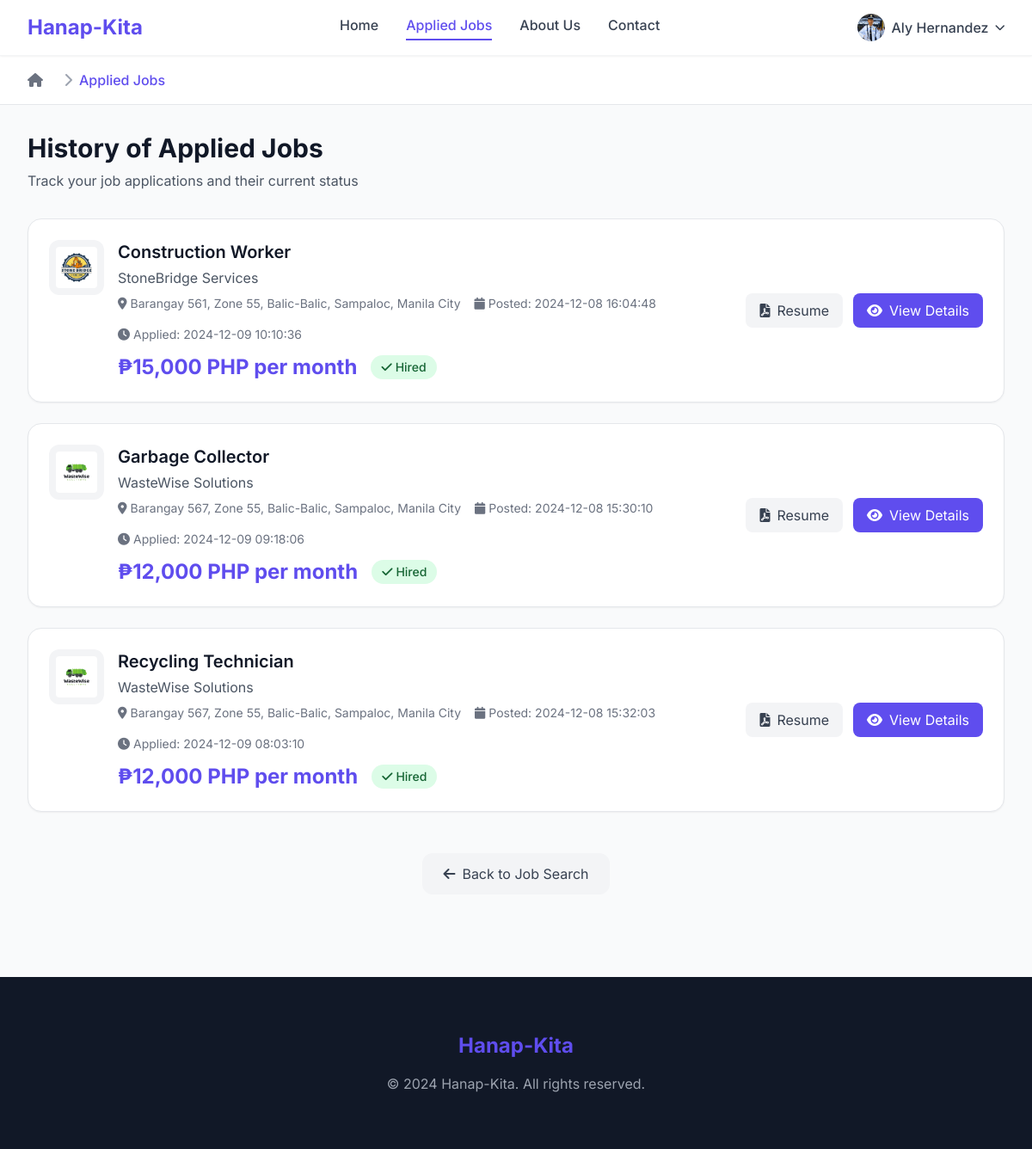
Screenshot of /hanapkita/applied-jobs.php (signed in) with the database file from the repository.
### tables this page shows
CREATE TABLE `tbljobseekers` (
  `id` int(11) NOT NULL,
  `FullName` varchar(150) DEFAULT NULL,
  `EmailId` varchar(150) DEFAULT NULL,
  `ContactNumber` bigint(15) DEFAULT NULL,
  `Password` varchar(150) DEFAULT NULL,
  `Resume` varchar(150) DEFAULT NULL,
  `AboutMe` mediumtext DEFAULT NULL,
  `ProfilePic` varchar(200) DEFAULT NULL,
  `Skills` varchar(200) DEFAULT NULL,
  `RegDate` timestamp NULL DEFAULT current_timestamp(),
  `LastUpdationDate` timestamp NULL DEFAULT NULL ON UPDATE current_timestamp(),
  `IsActive` int(1) DEFAULT NULL
);

CREATE TABLE `tblapplyjob` (
  `ID` int(10) NOT NULL,
  `UserId` int(5) DEFAULT NULL,
  `JobId` int(5) DEFAULT NULL,
  `Applydate` timestamp NOT NULL DEFAULT current_timestamp() ON UPDATE current_timestamp(),
  `Status` varchar(200) DEFAULT NULL,
  `ResponseDate` timestamp NULL DEFAULT NULL ON UPDATE current_timestamp()
);

CREATE TABLE `tblemployers` (
  `id` int(11) NOT NULL,
  `ConcernPerson` varchar(150) DEFAULT NULL,
  `EmpEmail` varchar(250) DEFAULT NULL,
  `EmpPassword` varchar(250) DEFAULT NULL,
  `CompnayName` varchar(255) DEFAULT NULL,
  `CompanyTagline` mediumtext DEFAULT NULL,
  `CompnayDescription` mediumtext DEFAULT NULL,
  `CompanyUrl` varchar(255) DEFAULT NULL,
  `CompnayLogo` varchar(200) DEFAULT NULL,
  `noOfEmployee` char(10) DEFAULT NULL,
  `industry` varchar(255) DEFAULT NULL,
  `typeBusinessEntity` varchar(255) DEFAULT NULL,
  `lcation` varchar(255) DEFAULT NULL,
  `establishedIn` char(200) DEFAULT NULL,
  `RegDtae` timestamp NULL DEFAULT current_timestamp(),
  `LastUpdationDate` timestamp NOT NULL DEFAULT current_timestamp() ON UPDATE current_timestamp(),
  `Is_Active` int(1) DEFAULT NULL
);

CREATE TABLE `tbljobs` (
  `jobId` int(11) NOT NULL,
  `employerId` int(11) NOT NULL,
  `jobCategory` varchar(255) DEFAULT NULL,
  `jobTitle` varchar(255) DEFAULT NULL,
  `jobType` varchar(255) DEFAULT NULL,
  `salaryPackage` char(200) DEFAULT NULL,
  `skillsRequired` varchar(255) DEFAULT NULL,
  `experience` varchar(50) DEFAULT NULL,
  `jobLocation` varchar(255) DEFAULT NULL,
  `jobDescription` mediumtext DEFAULT NULL,
  `JobExpdate` date DEFAULT NULL,
  `postinDate` timestamp NULL DEFAULT current_timestamp(),
  `updationDate` timestamp NULL DEFAULT NULL ON UPDATE current_timestamp(),
  `isActive` int(1) NOT NULL
);

### hanapkita/applied-jobs.php (the view, shortened to what this page needs)
<?php
include('includes/config.php');
if (strlen($_SESSION['jsid']==0)) {
  header('location:logout.php');
} else {
?>
<!doctype html>
<html lang="en">
<head>
    <script src="https://cdn.tailwindcss.com"></script>
    <link href="https://cdnjs.cloudflare.com/ajax/libs/font-awesome/6.0.0/css/all.min.css" rel="stylesheet">
</head>
<body class="bg-gray-50 text-gray-900 font-sans">
    <header class="bg-white shadow-sm border-b border-gray-100 sticky top-0 z-50">
        <div class="max-w-7xl mx-auto px-4 sm:px-6 lg:px-8">
            <div class="flex justify-between items-center h-16">
                <div class="flex items-center">
                    <div class="flex-shrink-0">
                        <a href="index.php" class="text-2xl font-bold text-primary">Hanap-Kita</a>
                    </div>
                </div>
                <nav class="hidden md:flex space-x-8">
                    <a href="index.php" class="text-gray-700 hover:text-primary font-medium transition-colors">Home</a>
                    <a href="applied-jobs.php" class="text-primary font-medium border-b-2 border-primary pb-1">Applied Jobs</a>
                    <a href="about.php" class="text-gray-700 hover:text-primary font-medium transition-colors">About Us</a>
                    <a href="contact.php" class="text-gray-700 hover:text-primary font-medium transition-colors">Contact</a>
                </nav>
                <div class="flex items-center space-x-4">
                    <div class="relative group">
                        <?php
                        $uid= $_SESSION['jsid'];
                        $sql="SELECT * from tbljobseekers where id='$uid'";
                        $query = $dbh -> prepare($sql);
                        $query->execute();
                        $results=$query->fetchAll(PDO::FETCH_OBJ);
                        $cnt=1;
                        if($query->rowCount() > 0) {
                            foreach($results as $row) {
                        ?>
                        <button class="flex items-center space-x-2 text-gray-700 hover:text-primary transition-colors">
                            <?php if($row->ProfilePic==''): ?>
                                <img src="images/account.png" class="w-8 h-8 rounded-full">
                            <?php else: ?>
                                <img src="images/<?php echo $row->ProfilePic;?>" class="w-8 h-8 rounded-full">
                            <?php endif;?>
                            <span class="font-medium"><?php echo htmlentities($_SESSION['jsfname']);?></span>
                            <i class="fas fa-chevron-down text-xs"></i>
                        </button>
                        <?php $cnt=$cnt+1;}} ?>
                    </div>
                </div>
            </div>
        </div>
    </header>
    <div class="bg-white border-b border-gray-200">
        <div class="max-w-7xl mx-auto px-4 sm:px-6 lg:px-8 py-4">
            <nav class="flex" aria-label="Breadcrumb">
                <ol class="flex items-center space-x-4">
                    <li>
                        <a href="index.php" class="text-gray-500 hover:text-primary transition-colors">
                            <i class="fas fa-home"></i>
                        </a>
                    </li>
                    <li>
                        <div class="flex items-center">
                            <i class="fas fa-chevron-right text-gray-400 mx-2"></i>
                            <span class="text-primary font-medium">Applied Jobs</span>
                        </div>
                    </li>
                </ol>
            </nav>
        </div>
    </div>
    <div class="max-w-7xl mx-auto px-4 sm:px-6 lg:px-8 py-8">
        <div class="mb-8">
            <h1 class="text-3xl font-bold text-gray-900 mb-2">History of Applied Jobs</h1>
            <p class="text-gray-600">Track your job applications and their current status</p>
        </div>
        <div class="space-y-6">
            <?php
            $uid=$_SESSION['jsid'];
            $sql="SELECT tblapplyjob.*,tbljobs.*,tblemployers.* from tblapplyjob join tbljobs on tblapplyjob.JobId=tbljobs.jobId join tblemployers on tblemployers.id=tbljobs.employerId where tblapplyjob.UserId=:uid ORDER BY tblapplyjob.Applydate DESC";
            $query = $dbh -> prepare($sql);
            $query->bindParam(':uid',$uid,PDO::PARAM_STR);
            $query->execute();
            $results=$query->fetchAll(PDO::FETCH_OBJ);
            if($query->rowCount() > 0) {
                foreach($results as $row) {
            ?>
            <div class="bg-white rounded-2xl shadow-sm border border-gray-200 p-6 hover:shadow-md transition-shadow">
                <div class="flex flex-col lg:flex-row lg:items-center lg:justify-between">
                    <div class="flex items-start space-x-4 mb-4 lg:mb-0">
                        <div class="w-16 h-16 bg-gray-100 rounded-xl flex items-center justify-center overflow-hidden flex-shrink-0">
                            <img src="employers/employerslogo/<?php echo $row->CompnayLogo;?>" alt="<?php echo htmlentities($row->CompnayName);?>" class="w-12 h-12 object-cover rounded">
                        </div>
                        <div class="flex-1 min-w-0">
                            <h3 class="text-xl font-semibold text-gray-900 mb-1">
                                <?php echo htmlentities($row->jobTitle);?>
                            </h3>
                            <p class="text-gray-600 mb-2"><?php echo htmlentities($row->CompnayName);?></p>
                            <div class="flex flex-wrap items-center gap-4 text-sm text-gray-500 mb-3">
                                <div class="flex items-center space-x-1">
                                    <i class="fas fa-map-marker-alt"></i>
                                    <span><?php echo htmlentities($row->jobLocation);?></span>
                                </div>
                                <div class="flex items-center space-x-1">
                                    <i class="fas fa-calendar"></i>
                                    <span>Posted: <?php echo htmlentities($row->postinDate);?></span>
                                </div>
                                <div class="flex items-center space-x-1">
                                    <i class="fas fa-clock"></i>
                                    <span>Applied: <?php echo htmlentities($row->Applydate);?></span>
                                </div>
                            </div>
                            <div class="flex items-center space-x-4">
                                <span class="text-2xl font-bold text-primary">₱<?php echo htmlentities($row->salaryPackage);?></span>
                                <span class="<?php
                                if($row->Status=="") {
                                    echo 'bg-yellow-100 text-yellow-800';
                                } elseif($row->Status=="Hired") {
                                    echo 'bg-green-100 text-green-800';
                                } elseif($row->Status=="Rejected") {
                                    echo 'bg-red-100 text-red-800';
                                } else {
                                    echo 'bg-blue-100 text-blue-800';
                                }
                                ?> px-3 py-1 rounded-full text-sm font-medium inline-flex items-center">
                                    <i class="<?php
                                    if($row->Status=="") {
                                        echo 'fas fa-clock';
                                    } elseif($row->Status=="Hired") {
                                        echo 'fas fa-check';
                                    } elseif($row->Status=="Rejected") {
                                        echo 'fas fa-times';
                                    } else {
                                        echo 'fas fa-info';
                                    }
                                    ?> mr-1"></i>
                                    <?php
                                    if($row->Status=="") {
                                        echo "Not Responded Yet";
                                    } else {
                                        echo $row->Status;
                                    }
                                    ?>
                                </span>
                            </div>
                        </div>
                    </div>
                    <div class="flex flex-col sm:flex-row gap-3 lg:flex-shrink-0">
                        <a href="jobseekersresumes/<?php echo htmlentities($row->Resume);?>" target="_blank"
                           class="inline-flex items-center justify-center space-x-2 bg-gray-100 text-gray-700 px-4 py-2 rounded-lg hover:bg-gray-200 transition-colors">
                            <i class="fas fa-file-pdf"></i>
                            <span>Resume</span>
                        </a>
                        <a href="app-details.php?jobid=<?php echo ($row->JobId);?>"
                           class="inline-flex items-center justify-center space-x-2 bg-primary text-white px-4 py-2 rounded-lg hover:bg-primary-dark transition-colors">
                            <i class="fas fa-eye"></i>
                            <span>View Details</span>
                        </a>
                    </div>
                </div>
            </div>
            <?php $cnt=$cnt+1;
                }
            } ?>
        </div>
        <?php if($query->rowCount() > 0) { ?>
        <div class="mt-12 text-center">
            <a href="index.php" class="inline-flex items-center space-x-2 bg-gray-100 text-gray-700 px-6 py-3 rounded-xl hover:bg-gray-200 transition-colors">
                <i class="fas fa-arrow-left"></i>
                <span>Back to Job Search</span>
            </a>
        </div>
        <?php } ?>
    </div>
    <footer class="bg-gray-900 text-white py-16 mt-16">
        <div class="max-w-7xl mx-auto px-4 sm:px-6 lg:px-8">
            <div class="text-center">
                <h3 class="text-2xl font-bold text-primary mb-4">Hanap-Kita</h3>
                <p class="text-gray-400">&copy; 2024 Hanap-Kita. All rights reserved.</p>
            </div>
        </div>
    </footer>
</body>
</html>
<?php } ?>

### rows the page displays
tbljobseekers: ProfilePic (picture)
tblapplyjob: tblemployers.CompnayLogo (picture), JobId.jobTitle "Construction Worker", tblemployers.CompnayName "StoneBridge Services", JobId.jobLocation "Barangay 561, Zone 55, Balic-Balic, Sampaloc, Manila City", JobId.postinDate "2024-12-08 16:04:48", Applydate "2024-12-09 10:10:36", JobId.salaryPackage "15,000 PHP per month", Status "Hired"
tblapplyjob: tblemployers.CompnayLogo (picture), JobId.jobTitle "Garbage Collector", tblemployers.CompnayName "WasteWise Solutions", JobId.jobLocation "Barangay 567, Zone 55, Balic-Balic, Sampaloc, Manila City", JobId.postinDate "2024-12-08 15:30:10", Applydate "2024-12-09 09:18:06", JobId.salaryPackage "12,000 PHP per month", Status "Hired"
tblapplyjob: tblemployers.CompnayLogo (picture), JobId.jobTitle "Recycling Technician", tblemployers.CompnayName "WasteWise Solutions", JobId.jobLocation "Barangay 567, Zone 55, Balic-Balic, Sampaloc, Manila City", JobId.postinDate "2024-12-08 15:32:03", Applydate "2024-12-09 08:03:10", JobId.salaryPackage "12,000 PHP per month", Status "Hired"
